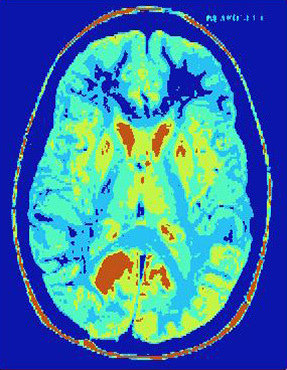
#> input picture brain.jpg, 287 x 370 px
$ python pca.py
#> lines starting #> are read from the running program, lines starting #| are printed output that depends on the picture
import numpy as np
from matplotlib.image import imread
import matplotlib.pyplot as plt
from sklearn.decomposition import PCA, IncrementalPCA

my_image = imread("brain.jpg")
#> my_image is the input picture: shape (370, 287, 3); mean R, G, B 61.3, 126.5, 169.1
print(my_image.shape)
#| (370, 287, 3)

plt.figure(figsize=[12,8])
plt.imshow(my_image)
plt.show()

# Here first, we will be grayscaling our image, and then We’ll perform PCA on the matrix with all the components.

#greyscaling the image
image_sum = my_image.sum(axis=2)
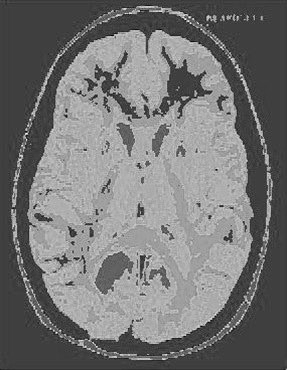
#> image_sum: shape (370, 287) uint64; min 21, max 749, mean 356.9; drawn with min black and max white
print(image_sum.shape)
#| (370, 287)

new_image = image_sum/image_sum.max()
print(new_image.max())
#| 1.0

plt.figure(figsize=[12,8])
plt.imshow(new_image, cmap=plt.cm.gray)
plt.show()


pca = PCA()
pca.fit(new_image)

# Getting the cumulative variance

var_cumu = np.cumsum(pca.explained_variance_ratio_)*100


# How many PCs explain 95% of the variance?
k = np.argmax(var_cumu>95)
print("Number of components explaining 95% variance: "+ str(k))
#print("\n")

plt.figure(figsize=[10,5])
plt.title('Cumulative Explained Variance explained by the components')
plt.ylabel('Cumulative Explained variance')
plt.xlabel('Principal components')
plt.axvline(x=k, color="k", linestyle="--")
plt.axhline(y=95, color="r", linestyle="--")
ax = plt.plot(var_cumu)
plt.show()
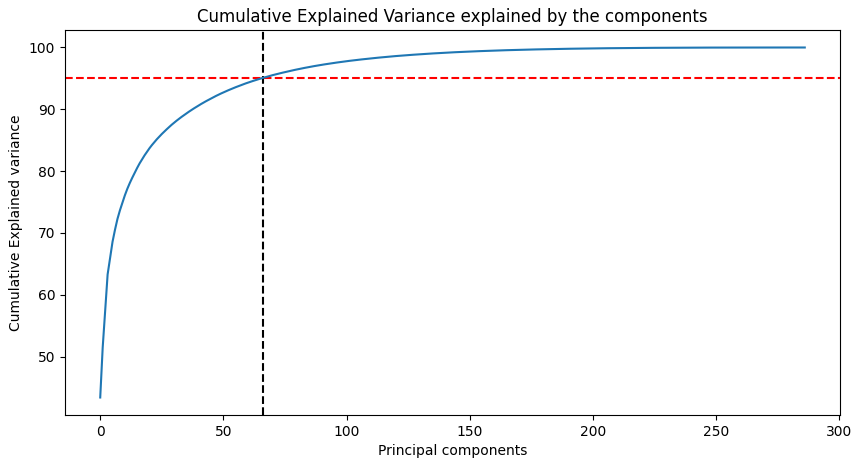
#> figure drawn by matplotlib, 1 panel; curve peaks at x = 286, y = 100

#Reconstructing using Inverse Transform
ipca = IncrementalPCA(n_components=k)
image_recon = ipca.inverse_transform(ipca.fit_transform(new_image))
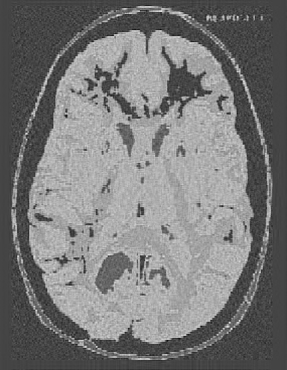
#> image_recon: shape (370, 287) float64; min 0.0452, max 0.915, mean 0.477

# Plotting the reconstructed image
plt.figure(figsize=[12,8])
plt.imshow(image_recon,cmap = plt.cm.gray)
plt.show()


# Function to reconstruct and plot image for a given number of components

def plot_at_k(k):
    ipca = IncrementalPCA(n_components=k)
    image_recon = ipca.inverse_transform(ipca.fit_transform(new_image))
    plt.imshow(image_recon,cmap = plt.cm.gray)

#setting different amounts of K
ks = [10, 20, 40, 60, 80, 100]

plt.figure(figsize=[15,9])

for i in range(6):
    plt.subplot(2,3,i+1)
    plot_at_k(ks[i])
    plt.title("Components: "+str(ks[i]))
#> this loop made 6 passes
#> pass 1, in plot_at_k, `image_recon = ipca.inverse_transform(ipca.fit_transform(new_image))`:
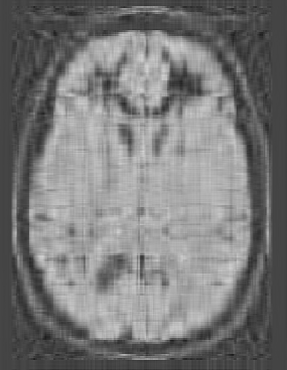
#> image_recon: shape (370, 287) float64; min 0.102, max 0.833, mean 0.477
#> pass 2, in plot_at_k (call 2), `image_recon = ipca.inverse_transform(ipca.fit_transform(new_image))`:
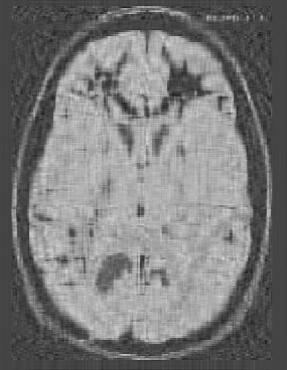
#> image_recon: shape (370, 287) float64; min 0.102, max 0.868, mean 0.477

plt.subplots_adjust(wspace=0.2, hspace=0.2)
plt.show()
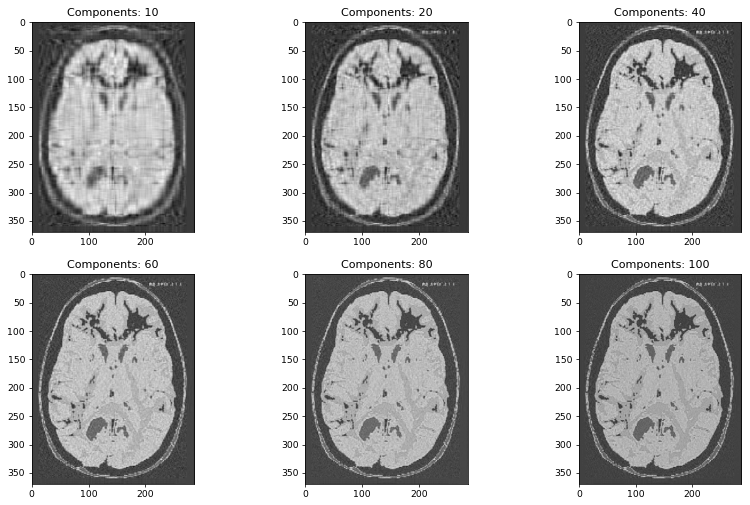
#> figure drawn by matplotlib, 6 panels
